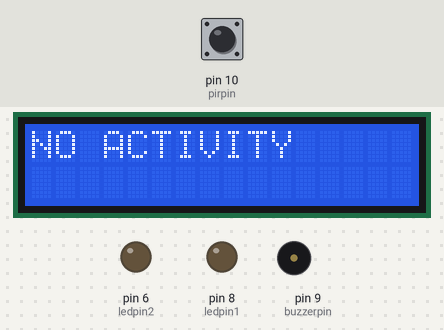
A sketch run on a simulated Arduino Uno, built with avr-gcc and run on an emulated ATmega328P. Shown: 16×2 character LCD, output pins drawn as LEDs (lit = HIGH), buzzer (waves = sounding, pin HIGH). Dashed ring = blinking. The inputs (shaded band) are chosen by the test bench; at power-on: pin 10 (pirpin) LOW. What the sketch prints to the serial monitor is not drawn.

Above: at 1.2 s.
1.3 s: pin 10 (pirpin) driven HIGH
At 1.46 s:
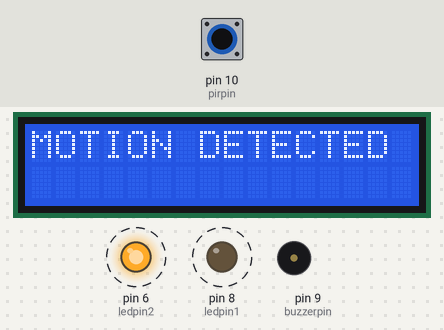
3.1 s: pin 10 (pirpin) driven LOW
At 4.5 s:
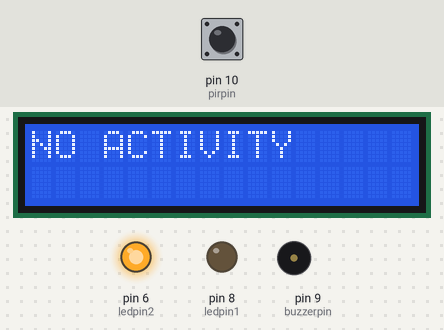
4.8 s: pin 10 (pirpin) pulsed HIGH 5 times (0.12 s each, 0.3 s apart)
At 6.29 s:
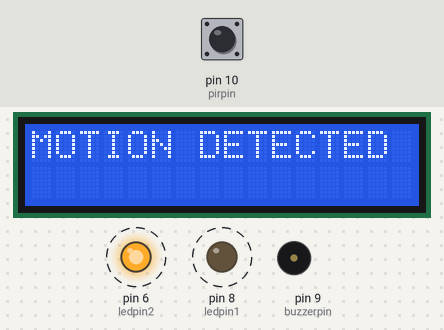
Timing chart, 0 to 7.8 s (numbered marks = the images above; inputs shaded):
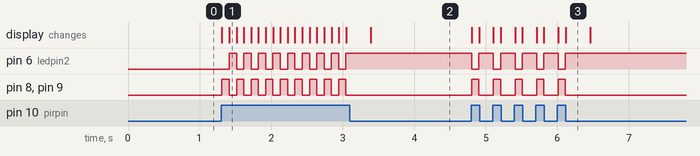

The sketch:

project_code.ino
```cpp
#include <LiquidCrystal.h>


LiquidCrystal lcd(12, 11, 5, 4, 3, 2);
int buzzerpin=9;
int ledpin1 = 8;
int ledpin2 =6;
int pirpin = 10;

void setup()
{
  pinMode(ledpin1, OUTPUT);
  pinMode(ledpin2,OUTPUT);
  pinMode(pirpin, INPUT);
  pinMode(buzzerpin,OUTPUT);
 lcd.begin(16, 2);

 Serial.begin(9600);
}

void loop()
{

 if (digitalRead(pirpin) == HIGH)
{
lcd.clear();

digitalWrite(buzzerpin,HIGH);
digitalWrite(ledpin1,HIGH);
digitalWrite(ledpin2,LOW);
delay(100);
digitalWrite(ledpin2,HIGH);
digitalWrite(buzzerpin,LOW);
digitalWrite(ledpin1,LOW);


lcd.print("MOTION DETECTED");
Serial.println("MOTION DETECTED");
delay(100);
 }
else
{
 lcd.clear();
 lcd.print("NO ACTIVITY");

  Serial.println("NO ACTIVITY");
}
}
```

Measured:
- after the input at 1.3 s, pin 6 (ledpin2): alternates HIGH for 0.10 s and LOW for 0.10 s, starting after 0.11 s; pin 8 (ledpin1), pin 9 (buzzerpin): alternates HIGH for 0.10 s and LOW for 0.10 s, starting at once; the display: first changes at once (image 1 shows a later state)
- after the input at 3.1 s, pin 6 (ledpin2): stops changing and stays HIGH; pin 8 (ledpin1), pin 9 (buzzerpin): stops changing and stays LOW; the display: changes after 0.30 s (image 2)
- after the input at 4.8 s, pin 6 (ledpin2): alternates HIGH for 0.20 s and LOW for 0.10 s, 10 changes in all, then stays HIGH, starting at once; pin 8 (ledpin1), pin 9 (buzzerpin): alternates HIGH for 0.10 s and LOW for 0.20 s, 10 changes in all, then stays LOW, starting at once; the display: first changes at once (image 3 shows a later state)
